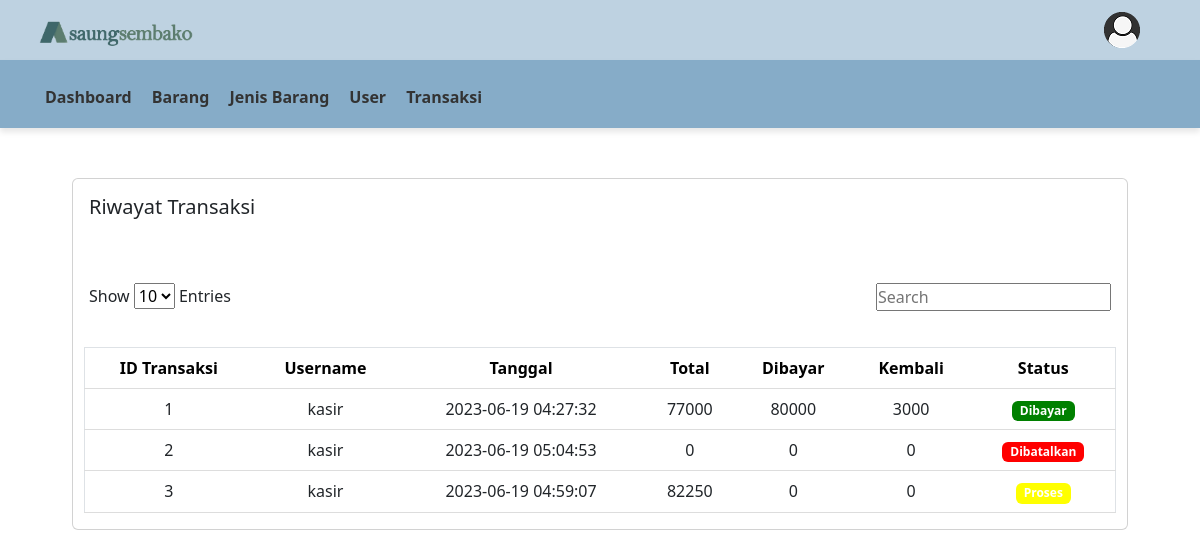
Page /pemilik/index.php?page=riwayat (signed in) on the earlier database version.
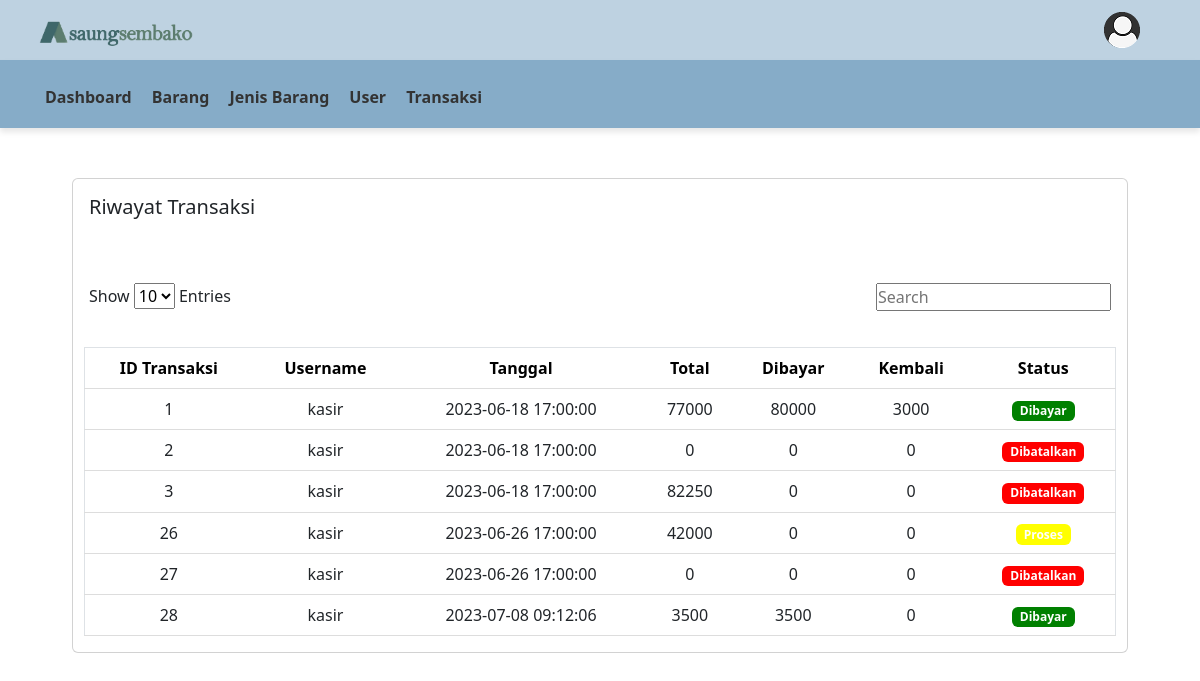
Same page on the later database version.
### tables this page shows
CREATE TABLE `transaksi` (
  `ID_TRANSAKSI` int(11) NOT NULL,
  `USERNAME` varchar(64) DEFAULT NULL,
  `TANGGAL` timestamp NOT NULL DEFAULT current_timestamp(),
  `TOTAL` int(11) NOT NULL DEFAULT 0,
  `DIBAYAR` int(11) NOT NULL DEFAULT 0,
  `KEMBALI` int(11) NOT NULL DEFAULT 0,
  `STATUS` enum('DIBAYAR','PROSES','DIBATALKAN') NOT NULL DEFAULT 'PROSES'
);

### pages/riwayat/tampil.php (the view, shortened to what this page needs)
<div class="row" style="width: 90%; margin: 0 auto; margin-top: 50px;">
   <div class="col-md-12">
      <div class="card m-b-30">
         <div class="card-body table-responsive" style="width: 100%">
            <h5 class="header-title" style="font-size: 20px; margin-bottom: 20px;">Riwayat Transaksi</h5>
            <br>
            <div style="display: flex; justify-content: space-between; margin-bottom: 20px; margin-top: 20px;">
               <div>
                  <label for="entry-count-select" style="">Show</label>
                  <select id="entry-count-select" onchange="changeEntryCount()">
                     <option value="10">10</option>
                  </select>
                  <label for="entry-count-select">Entries</label>
               </div>
               <input type="text" id="search-input" onkeyup="searchTable()" placeholder="Search">
            </div>
         </div>
         <div>
            <table id="dataTables-example" class="table border" style="width: 98%">
               <thead>
                  <tr>
                     <th style="color: black; text-align: center;">ID Transaksi</th>
                     <th style="color: black; text-align: center;">Username</th>
                     <th style="color: black; text-align: center;">Tanggal</th>
                     <th style="color: black; text-align: center;">Total</th>
                     <th style="color: black; text-align: center;">Dibayar</th>
                     <th style="color: black; text-align: center;">Kembali</th>
                     <th style="color: black; text-align: center;">Status</th>
                  </tr>
               </thead>
               <tbody>
                  <?php
                     include '../inc/koneksi.php';
                     $sql = mysqli_query($koneksi, "SELECT * FROM `transaksi`") or die(mysqli_error($koneksi));
                     while($data = mysqli_fetch_assoc($sql)){
                     ?>
                  <tr>
                     <td style="text-align: center;"><?php echo $data['ID_TRANSAKSI']; ?></td>
                     <td style="text-align: center;"><?php echo $data['USERNAME']; ?></td>
                     <td style="text-align: center;"><?php echo $data['TANGGAL']; ?></td>
                     <td style="text-align: center;"><?php echo $data['TOTAL']; ?></td>
                     <td style="text-align: center;"><?php echo $data['DIBAYAR']; ?></td>
                     <td style="text-align: center;"><?php echo $data['KEMBALI']; ?></td>
                     <td style="text-align: center;">
                        <?php
                           if ($data['STATUS'] == 'DIBAYAR') {
                             echo "<span class='badge badge-pill badge-success' style='background-color: green;'>Dibayar</span>";
                           } elseif ($data['STATUS'] == 'PROSES') {
                             echo "<span class='badge badge-pill badge-warning' style='background-color: yellow;'>Proses</span>";
                           } elseif ($data['STATUS'] == 'DIBATALKAN') {
                             echo "<span class='badge badge-pill badge-danger' style='background-color: red;'>Dibatalkan</span>";
                           } else {
                             echo "<span class='badge badge-pill badge-secondary'>Tidak Diketahui</span>";
                           }
                           ?>
                     </td>
                  </tr>
                  <?php
                     }
                     ?>
               </tbody>
            </table>
         </div>
      </div>
   </div>
</div>

### pemilik/index.php (shortened to what this page needs)
<!DOCTYPE html>
<html lang="en">
   <head>
      <link rel="stylesheet" href="https://cdn.jsdelivr.net/npm/bootstrap@5.2.3/dist/css/bootstrap.min.css">
      <link rel="stylesheet" type="text/css" href="../assets/css/style.css">
   </head>
   <body>
      <header class="sticky-header">
         <div class="header">
            <div class="header-logo" style="margin-left:20px;">
               <img src="../assets/images/logoheader.png" alt="Logo">
            </div>
            <div class="dropdown">
               <button class="dropbtn" onclick="toggleDropdown()"> <img src="../assets/images/user.png" alt="Logo 2" style="margin-right: 50px;"></button>
            </div>
         </div>
         <div class="header-options mobile-hide" id="navigation" style="margin-bottom: 20px;">
            <div class="menu">
               <?php
                  @$PAGE = $_GET['page'];
                  ?>
               <a href="index.php"><i class="mdi mdi-airplay"></i>Dashboard</a>
               <a href="?page=barang" <?php if ($PAGE=="barang") { ?> class="active" <?php  } ?>>Barang</a>
               <a href="?page=jenis_barang" <?php if ($PAGE=="jenis_barang") { ?> class="active" <?php  } ?>><i class="fa fa-user"></i> <span>Jenis Barang</span></a>
               <a href="?page=user" <?php if ($PAGE=="user") { ?> class="active" <?php  } ?>><i class="fa fa-user"></i> <span>User</span></a>
               <div class="dropdown">
                  <a href="#" style="margin-top: 50px;">Transaksi</a>
               </div>
            </div>
         </div>
         <?php include "../inc/menu.php" ?>
      </header>
   </body>
</html>

### inc/menu.php (shortened to what this page needs)
<?php
@$PAGE = $_GET['page'];
switch ($PAGE) {
	case 'riwayat':
		include '../pages/riwayat/riwayat.php';
		break;
}
?>

### pages/riwayat/riwayat.php (shortened to what this page needs)
<section class="">
    <?php
    @$page = $_GET['aksi'];
    switch ($page) {
        default:
            include "tampil.php";
            break;
    }
    ?>
</section>

### assets/css/style.css (style rules this page uses)
* { margin: 0; padding: 0; box-sizing: border-box; }
section { position: relative; }
.header { background-color: #bed2e1; color: white; padding: 10px; display: flex; align-items: center; justify-content: space-between; max-height: 8%; }
.header-logo { display: flex; align-items: center; }
.header-logo img { height: 40px; margin-right: 10px; }
.header-options { background-color: #86acc8; display: flex; padding-top: 10px; padding-bottom: 4px; box-shadow: 0px 4px 6px rgba(0, 0, 0, 0.1); }
.sticky-header { position: relative; }
.dropbtn { background-color: #bed2e1; color: white; padding: 16px; font-size: 16px; border: none; }
.dropdown { position: relative; display: inline-block; }
.menu { display: flex; justify-content: space-around; background-color: #86acc8; padding: 10px; margin-left: 30px; }
.menu a { text-decoration: none; color: #333; font-weight: bold; padding: 5px; }

### pemilik/index.php (style rules this page uses)
table { border-collapse: collapse; width: 80%; margin: 0 auto; }
th, td { padding: 12px; text-align: left; border-bottom: 1px solid #ddd; }
th { background-color: #4CAF50; color: white; }
.menu { display: flex; justify-content: space-between; align-items: center; }
.menu a { margin-right: 10px; }
.dropdown { position: relative; }
.dropdown .dropbtn { padding: 0; border: none; background: none; cursor: pointer; }
.sticky-header { position: sticky; top: 0; background-color: #ffffff; }

Differences in the rows shown:
changed transaksi id 1: TANGGAL "2023-06-19 04:27:32" → "2023-06-18 17:00:00"
changed transaksi id 2: TANGGAL "2023-06-19 05:04:53" → "2023-06-18 17:00:00"
changed transaksi id 3: TANGGAL "2023-06-19 04:59:07" → "2023-06-18 17:00:00"; STATUS "Proses" → "Dibatalkan"
added transaksi: ID_TRANSAKSI "26", USERNAME "kasir", TANGGAL "2023-06-26 17:00:00", TOTAL "42000", DIBAYAR "0", KEMBALI "0", STATUS "Proses"
added transaksi: ID_TRANSAKSI "27", USERNAME "kasir", TANGGAL "2023-06-26 17:00:00", TOTAL "0", DIBAYAR "0", KEMBALI "0", STATUS "Dibatalkan"
added transaksi: ID_TRANSAKSI "28", USERNAME "kasir", TANGGAL "2023-07-08 09:12:06", TOTAL "3500", DIBAYAR "3500", KEMBALI "0", STATUS "Dibayar"
